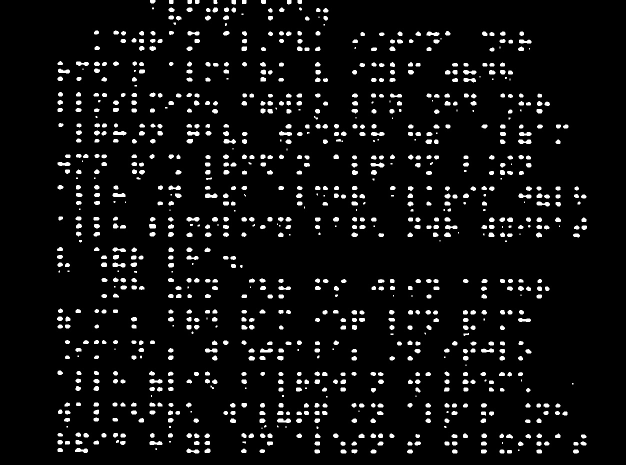
#> input picture segmentation/mask.jpg, 1252 x 930 px (shown at 1/2 size)
$ python verticalrotate.py
#> lines starting #> are read from the running program, lines starting #| are printed output that depends on the picture; after the words box and inside, x2 and y2 are one past the last pixel; in counts of white or black regions, pixels touching at a corner belong together
import cv2
import numpy as np

def process_vertical_segments(image_path):
    img = cv2.imread(image_path)
    img_rotated = cv2.rotate(img, cv2.ROTATE_90_CLOCKWISE)
    r, c, w = img_rotated.shape
    verticalStructure = cv2.getStructuringElement(cv2.MORPH_RECT, (c + 2000, 7))
    vertical = cv2.dilate(img_rotated, verticalStructure, (-1, -1))

    edges = cv2.Canny(vertical, 50, 150, apertureSize=3)

    minLineLength = 100
    maxLineGap = 10
    lines = cv2.HoughLinesP(edges, 1, np.pi / 180, 15, minLineLength, maxLineGap)

    m = []
    for line in lines:
        for x1, y1, x2, y2 in line:
            m.append(((x1, y1), (x2, y2)))

    sorted_m = sorted(m, key=lambda x: x[0][1])
    sorted_m.insert(0, ((0, 0), (c, 0)))

    for coords in sorted_m:
        cv2.line(img_rotated, coords[0], coords[1], (0, 0, 255), 3)

    segments = []
    for i in range(len(sorted_m)):
        if i != len(sorted_m) - 1:
            segments.append(img_rotated[sorted_m[i][0][1]:sorted_m[i+1][0][1], sorted_m[i][0][0]:sorted_m[i][1][0]])
        else:
            segments.append(img_rotated[sorted_m[-1][0][1]:r, sorted_m[-1][0][0]:sorted_m[-1][1][0]])

    return segments

def process_horizontal_segments(image_path):
    th2 = cv2.imread(image_path)
    r, c, w = th2.shape
    horizontalStructure = cv2.getStructuringElement(cv2.MORPH_RECT, (c + 2000, 7))
    horizontal = cv2.dilate(th2, horizontalStructure, (-1, -1))

    edges = cv2.Canny(horizontal, 50, 150, apertureSize=3)

    minLineLength = 100
    maxLineGap = 10
    lines = cv2.HoughLinesP(edges, 1, np.pi / 180, 15, minLineLength, maxLineGap)

    m = []
    for line in lines:
        for x1, y1, x2, y2 in line:
            m.append(((x1, y1), (x2, y2)))

    sorted_m = sorted(m, key=lambda x: x[0][1])
    sorted_m.insert(0, ((0, 0), (c, 0)))

    for coords in sorted_m:
        cv2.line(th2, coords[0], coords[1], (0, 0, 255), 3)

    segments = []
    for i in range(len(sorted_m)):
        if i != len(sorted_m) - 1:
            segments.append(th2[sorted_m[i][0][1]:sorted_m[i+1][0][1], sorted_m[i][0][0]:sorted_m[i][1][0]])
        else:
            segments.append(th2[sorted_m[-1][0][1]:r, sorted_m[-1][0][0]:sorted_m[-1][1][0]])

    return segments

def main():
    image_path = 'segmentation/mask.jpg'
    vertical_segments = process_vertical_segments(image_path)
#> in process_vertical_segments, img is the input picture: shape (930, 1252, 3); min 0, max 255, mean 15.6
#> in process_vertical_segments, `edges = cv2.Canny(vertical, 50, 150, apertureSize=3)`:
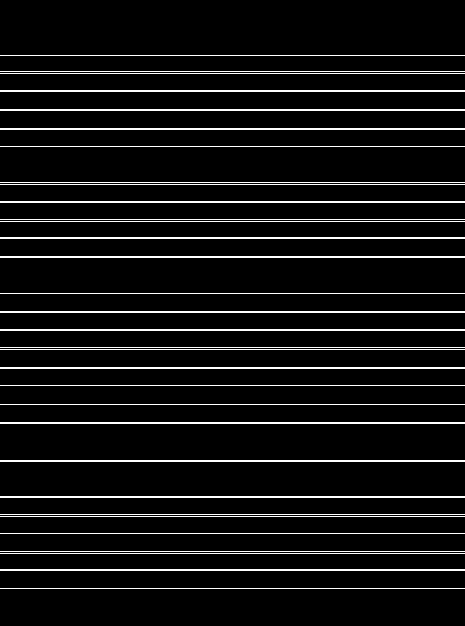
#> edges: shape (1252, 930) (shown at 1/2 size); 3.6% white in thin lines or dots, all inside (x1, y1, x2, y2) = (0, 110, 930, 1177)
#> in process_vertical_segments, `lines = cv2.HoughLinesP(edges, 1, np.pi / 180, 15, minLineLength, maxL..`: lines = 45 rows, first 6: [0, 475, 929, 475], [0, 221, 929, 221], [0, 586, 929, 586], [0, 256, 929, 256], [0, 368, 929, 368], [0, 146, 929, 146]
#> the loop in process_vertical_segments, `for line in lines:` made 45 passes
#> line on passes 1 to 12: [[0, 475, 929, 475]], [[0, 221, 929, 221]], [[0, 586, 929, 586]], [[0, 256, 929, 256]], [[0, 368, 929, 368]], [[0, 146, 929, 146]], [[0, 513, 929, 513]], [[0, 993, 929, 993]], [[0, 477, 929, 477]], [[0, 1141, 929, 1141]], [[0, 625, 929, 625]], [[0, 292, 929, 292]]
#> after the loop in process_vertical_segments, `for line in lines:`: m = 45 items
#> the loop in process_vertical_segments, `for coords in sorted_m:` made 46 passes
#> coords on passes 1 to 12: ((0, 0), (930, 0)), ((0, 110), (929, 110)), ((0, 143), (929, 143)), ((0, 146), (929, 146)), ((0, 180), (929, 180)), ((0, 183), (929, 183)), ((0, 218), (929, 218)), ((0, 221), (929, 221)), ((0, 256), (929, 256)), ((0, 258), (929, 258)), ((0, 292), (929, 292)), ((0, 365), (929, 365))
#> after the loop in process_vertical_segments, `for coords in sorted_m:`:
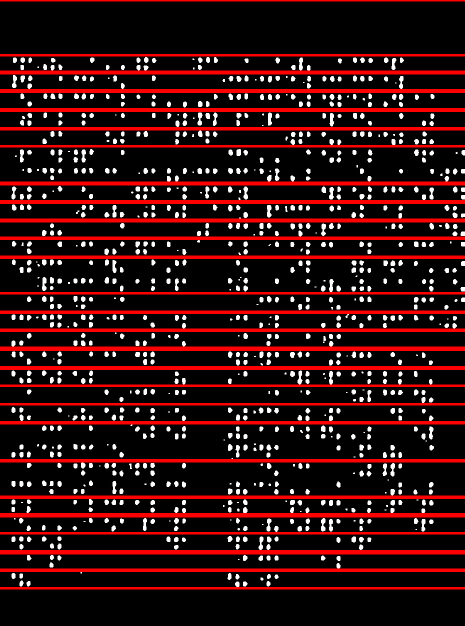
#> img_rotated: shape (1252, 930, 3) (shown at 1/2 size); mean B, G, R 15.5, 15.5, 53
#> the loop in process_vertical_segments, `for i in range(len(sorted_m)):` made 46 passes
#> after the loop in process_vertical_segments, `for i in range(len(sorted_m)):`: segments = 46 items
#> vertical_segments = 46 items
    horizontal_segments = process_horizontal_segments(image_path)
#> in process_horizontal_segments, `horizontal = cv2.dilate(th2, horizontalStructure, (-1, -1))`:
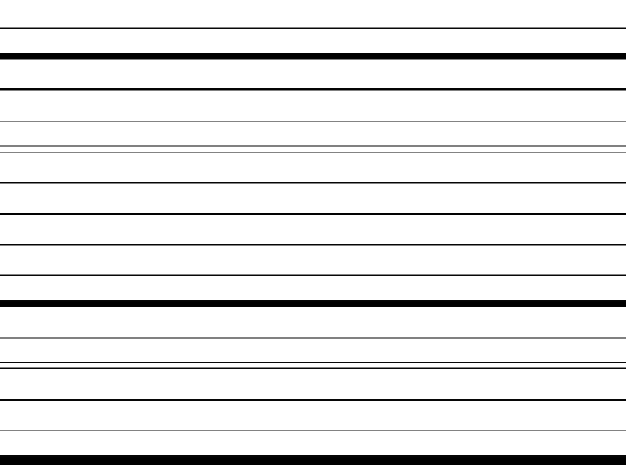
#> horizontal: shape (930, 1252, 3) (shown at 1/2 size); min 0, max 255, mean 232.2
#> in process_horizontal_segments, `edges = cv2.Canny(horizontal, 50, 150, apertureSize=3)`:
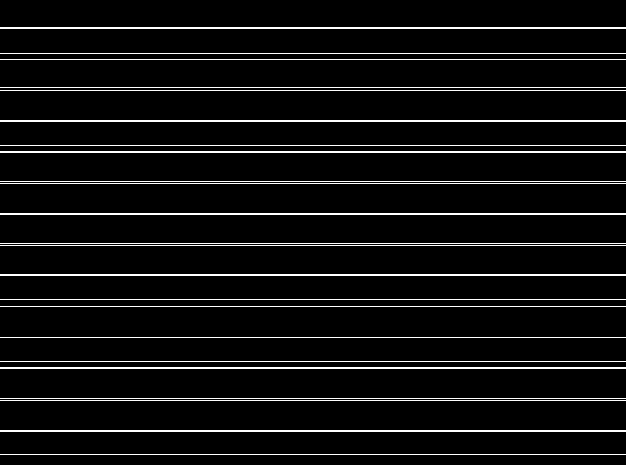
#> edges: shape (930, 1252) (shown at 1/2 size); 3.2% white in thin lines or dots
#> in process_horizontal_segments, `lines = cv2.HoughLinesP(edges, 1, np.pi / 180, 15, minLineLength, maxL..`: lines = 30 rows, first 6: [0, 363, 1251, 363], [0, 737, 1251, 737], [0, 613, 1251, 613], [0, 734, 1251, 734], [0, 548, 1251, 548], [0, 797, 1251, 797]
#> the loop in process_horizontal_segments, `for line in lines:` made 30 passes
#> line on passes 1 to 12: [[0, 363, 1251, 363]], [[0, 737, 1251, 737]], [[0, 613, 1251, 613]], [[0, 734, 1251, 734]], [[0, 548, 1251, 548]], [[0, 797, 1251, 797]], [[0, 909, 1251, 909]], [[0, 180, 1251, 180]], [[0, 862, 1251, 862]], [[0, 290, 1251, 290]], [[0, 118, 1251, 118]], [[0, 487, 1251, 487]]
#> after the loop in process_horizontal_segments, `for line in lines:`: m = 30 items
#> the loop in process_horizontal_segments, `for coords in sorted_m:` made 31 passes
#> coords on passes 1 to 12: ((0, 0), (1252, 0)), ((0, 54), (1251, 54)), ((0, 57), (1251, 57)), ((0, 106), (1251, 106)), ((0, 118), (1251, 118)), ((0, 175), (1251, 175)), ((0, 180), (1251, 180)), ((0, 241), (1251, 241)), ((0, 243), (1251, 243)), ((0, 290), (1251, 290)), ((0, 303), (1251, 303)), ((0, 305), (1251, 305))
#> after the loop in process_horizontal_segments, `for coords in sorted_m:`:
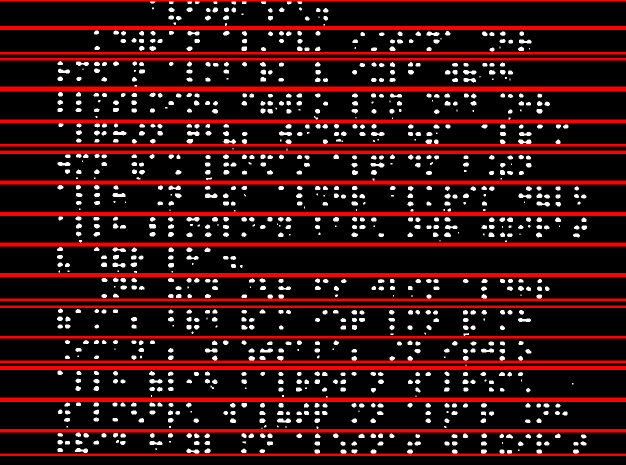
#> th2: shape (930, 1252, 3) (shown at 1/2 size); 14.09% of pixels changed, all inside (x1, y1, x2, y2) = (0, 0, 1252, 912)
#> the loop in process_horizontal_segments, `for i in range(len(sorted_m)):` made 31 passes
#> after the loop in process_horizontal_segments, `for i in range(len(sorted_m)):`: segments = 31 items
#> horizontal_segments = 31 items

    # Display or save the results
    for i, segment in enumerate(vertical_segments):
        cv2.imwrite(f'vertical_part_{i}.jpg', segment)
#> this loop made 46 passes
#> pass 1, in main, `cv2.imwrite(f'vertical_part_{i}.jpg', segment)`:
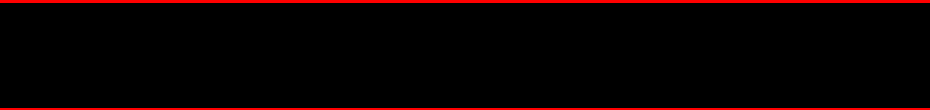
#> saved as vertical_part_0.jpg: shape (110, 930, 3); mean B, G, R 0, 0, 11.6

    for i, segment in enumerate(horizontal_segments):
        cv2.imwrite(f'horizontal_part_{i}.jpg', segment)
#> this loop made 31 passes
#> pass 1, in main, `cv2.imwrite(f'horizontal_part_{i}.jpg', segment)`:
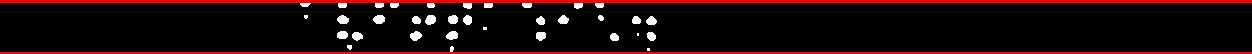
#> saved as horizontal_part_0.jpg: shape (54, 1252, 3); mean B, G, R 6.7, 6.7, 30.3

if __name__ == "__main__":
    main()
